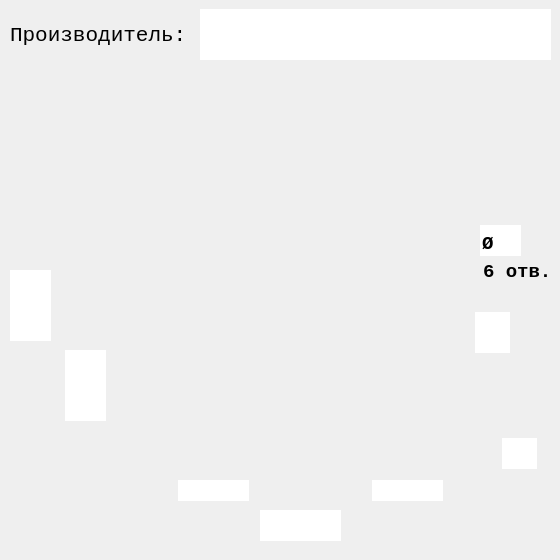
<?xml version="1.0" encoding="UTF-8"?>
<ui version="4.0">
 <class>Dialog</class>
 <widget class="QDialog" name="Dialog">
  <property name="geometry">
   <rect>
    <x>0</x>
    <y>0</y>
    <width>560</width>
    <height>560</height>
   </rect>
  </property>
  <property name="sizePolicy">
   <sizepolicy hsizetype="Fixed" vsizetype="Fixed">
    <horstretch>0</horstretch>
    <verstretch>0</verstretch>
   </sizepolicy>
  </property>
  <property name="minimumSize">
   <size>
    <width>560</width>
    <height>560</height>
   </size>
  </property>
  <property name="maximumSize">
   <size>
    <width>560</width>
    <height>560</height>
   </size>
  </property>
  <property name="windowTitle">
   <string>6 Отверстий Тип2</string>
  </property>
  <property name="windowIcon">
   <iconset>
    <normaloff>../pics/icon/Podpyatnik.ico</normaloff>../pics/icon/Podpyatnik.ico</iconset>
  </property>
  <property name="whatsThis">
   <string/>
  </property>
  <property name="accessibleDescription">
   <string/>
  </property>
  <widget class="QLabel" name="label">
   <property name="geometry">
    <rect>
     <x>0</x>
     <y>0</y>
     <width>560</width>
     <height>560</height>
    </rect>
   </property>
   <property name="sizePolicy">
    <sizepolicy hsizetype="Fixed" vsizetype="Fixed">
     <horstretch>0</horstretch>
     <verstretch>0</verstretch>
    </sizepolicy>
   </property>
   <property name="minimumSize">
    <size>
     <width>560</width>
     <height>560</height>
    </size>
   </property>
   <property name="maximumSize">
    <size>
     <width>560</width>
     <height>560</height>
    </size>
   </property>
   <property name="autoFillBackground">
    <bool>true</bool>
   </property>
   <property name="text">
    <string/>
   </property>
   <property name="pixmap">
    <pixmap>../pics/main/6-2.jpg</pixmap>
   </property>
   <property name="scaledContents">
    <bool>false</bool>
   </property>
   <property name="alignment">
    <set>Qt::AlignCenter</set>
   </property>
   <property name="margin">
    <number>0</number>
   </property>
  </widget>
  <widget class="QLineEdit" name="lineEdit">
   <property name="geometry">
    <rect>
     <x>372</x>
     <y>480</y>
     <width>71</width>
     <height>21</height>
    </rect>
   </property>
   <property name="font">
    <font>
     <family>Courier New</family>
     <pointsize>14</pointsize>
     <weight>75</weight>
     <italic>false</italic>
     <bold>true</bold>
    </font>
   </property>
   <property name="focusPolicy">
    <enum>Qt::ClickFocus</enum>
   </property>
   <property name="autoFillBackground">
    <bool>true</bool>
   </property>
   <property name="inputMethodHints">
    <set>Qt::ImhNone</set>
   </property>
   <property name="text">
    <string/>
   </property>
   <property name="maxLength">
    <number>3</number>
   </property>
   <property name="frame">
    <bool>false</bool>
   </property>
   <property name="alignment">
    <set>Qt::AlignBottom|Qt::AlignHCenter</set>
   </property>
  </widget>
  <widget class="QLineEdit" name="lineEdit_3">
   <property name="geometry">
    <rect>
     <x>480</x>
     <y>225</y>
     <width>41</width>
     <height>31</height>
    </rect>
   </property>
   <property name="font">
    <font>
     <family>Courier New</family>
     <pointsize>14</pointsize>
     <weight>75</weight>
     <italic>false</italic>
     <bold>true</bold>
    </font>
   </property>
   <property name="focusPolicy">
    <enum>Qt::ClickFocus</enum>
   </property>
   <property name="text">
    <string>Ø</string>
   </property>
   <property name="maxLength">
    <number>3</number>
   </property>
   <property name="frame">
    <bool>false</bool>
   </property>
   <property name="alignment">
    <set>Qt::AlignBottom|Qt::AlignLeading|Qt::AlignLeft</set>
   </property>
  </widget>
  <widget class="QLineEdit" name="lineEdit_4">
   <property name="geometry">
    <rect>
     <x>260</x>
     <y>510</y>
     <width>81</width>
     <height>31</height>
    </rect>
   </property>
   <property name="font">
    <font>
     <family>Courier New</family>
     <pointsize>14</pointsize>
     <weight>75</weight>
     <italic>false</italic>
     <bold>true</bold>
    </font>
   </property>
   <property name="focusPolicy">
    <enum>Qt::ClickFocus</enum>
   </property>
   <property name="text">
    <string/>
   </property>
   <property name="maxLength">
    <number>3</number>
   </property>
   <property name="frame">
    <bool>false</bool>
   </property>
   <property name="alignment">
    <set>Qt::AlignBottom|Qt::AlignHCenter</set>
   </property>
  </widget>
  <widget class="QLineEdit" name="lineEdit_5">
   <property name="geometry">
    <rect>
     <x>10</x>
     <y>270</y>
     <width>41</width>
     <height>71</height>
    </rect>
   </property>
   <property name="font">
    <font>
     <family>Courier New</family>
     <pointsize>14</pointsize>
     <weight>75</weight>
     <italic>false</italic>
     <bold>true</bold>
    </font>
   </property>
   <property name="tabletTracking">
    <bool>false</bool>
   </property>
   <property name="focusPolicy">
    <enum>Qt::ClickFocus</enum>
   </property>
   <property name="autoFillBackground">
    <bool>false</bool>
   </property>
   <property name="text">
    <string/>
   </property>
   <property name="maxLength">
    <number>3</number>
   </property>
   <property name="frame">
    <bool>false</bool>
   </property>
   <property name="alignment">
    <set>Qt::AlignRight|Qt::AlignTrailing|Qt::AlignVCenter</set>
   </property>
  </widget>
  <widget class="QLabel" name="label_2">
   <property name="geometry">
    <rect>
     <x>10</x>
     <y>10</y>
     <width>181</width>
     <height>51</height>
    </rect>
   </property>
   <property name="font">
    <font>
     <family>Courier New</family>
     <pointsize>16</pointsize>
     <weight>50</weight>
     <bold>false</bold>
    </font>
   </property>
   <property name="text">
    <string>Производитель:</string>
   </property>
  </widget>
  <widget class="QLineEdit" name="lineEdit_6">
   <property name="geometry">
    <rect>
     <x>200</x>
     <y>9</y>
     <width>351</width>
     <height>51</height>
    </rect>
   </property>
   <property name="font">
    <font>
     <family>Courier New</family>
     <pointsize>16</pointsize>
     <weight>75</weight>
     <bold>true</bold>
    </font>
   </property>
   <property name="frame">
    <bool>false</bool>
   </property>
   <property name="alignment">
    <set>Qt::AlignLeading|Qt::AlignLeft|Qt::AlignVCenter</set>
   </property>
  </widget>
  <widget class="QLabel" name="label_3">
   <property name="geometry">
    <rect>
     <x>483</x>
     <y>262</y>
     <width>71</width>
     <height>20</height>
    </rect>
   </property>
   <property name="font">
    <font>
     <family>Courier New</family>
     <pointsize>14</pointsize>
     <weight>75</weight>
     <bold>true</bold>
    </font>
   </property>
   <property name="text">
    <string>6 отв.</string>
   </property>
   <property name="alignment">
    <set>Qt::AlignLeading|Qt::AlignLeft|Qt::AlignVCenter</set>
   </property>
  </widget>
  <widget class="QLineEdit" name="lineEdit_2">
   <property name="geometry">
    <rect>
     <x>502</x>
     <y>438</y>
     <width>35</width>
     <height>31</height>
    </rect>
   </property>
   <property name="font">
    <font>
     <family>Courier New</family>
     <pointsize>14</pointsize>
     <weight>75</weight>
     <italic>false</italic>
     <bold>true</bold>
    </font>
   </property>
   <property name="focusPolicy">
    <enum>Qt::ClickFocus</enum>
   </property>
   <property name="autoFillBackground">
    <bool>true</bool>
   </property>
   <property name="inputMethodHints">
    <set>Qt::ImhNone</set>
   </property>
   <property name="text">
    <string/>
   </property>
   <property name="maxLength">
    <number>3</number>
   </property>
   <property name="frame">
    <bool>false</bool>
   </property>
   <property name="alignment">
    <set>Qt::AlignLeading|Qt::AlignLeft|Qt::AlignVCenter</set>
   </property>
  </widget>
  <widget class="QLineEdit" name="lineEdit_8">
   <property name="geometry">
    <rect>
     <x>475</x>
     <y>312</y>
     <width>35</width>
     <height>41</height>
    </rect>
   </property>
   <property name="font">
    <font>
     <family>Courier New</family>
     <pointsize>14</pointsize>
     <weight>75</weight>
     <italic>false</italic>
     <bold>true</bold>
    </font>
   </property>
   <property name="focusPolicy">
    <enum>Qt::ClickFocus</enum>
   </property>
   <property name="autoFillBackground">
    <bool>true</bool>
   </property>
   <property name="inputMethodHints">
    <set>Qt::ImhNone</set>
   </property>
   <property name="text">
    <string/>
   </property>
   <property name="maxLength">
    <number>3</number>
   </property>
   <property name="frame">
    <bool>false</bool>
   </property>
   <property name="alignment">
    <set>Qt::AlignBottom|Qt::AlignHCenter</set>
   </property>
  </widget>
  <widget class="QLineEdit" name="lineEdit_7">
   <property name="geometry">
    <rect>
     <x>178</x>
     <y>480</y>
     <width>71</width>
     <height>21</height>
    </rect>
   </property>
   <property name="font">
    <font>
     <family>Courier New</family>
     <pointsize>14</pointsize>
     <weight>75</weight>
     <italic>false</italic>
     <bold>true</bold>
    </font>
   </property>
   <property name="focusPolicy">
    <enum>Qt::ClickFocus</enum>
   </property>
   <property name="autoFillBackground">
    <bool>true</bool>
   </property>
   <property name="inputMethodHints">
    <set>Qt::ImhNone</set>
   </property>
   <property name="text">
    <string/>
   </property>
   <property name="maxLength">
    <number>3</number>
   </property>
   <property name="frame">
    <bool>false</bool>
   </property>
   <property name="alignment">
    <set>Qt::AlignBottom|Qt::AlignHCenter</set>
   </property>
  </widget>
  <widget class="QLineEdit" name="lineEdit_9">
   <property name="geometry">
    <rect>
     <x>65</x>
     <y>350</y>
     <width>41</width>
     <height>71</height>
    </rect>
   </property>
   <property name="font">
    <font>
     <family>Courier New</family>
     <pointsize>14</pointsize>
     <weight>75</weight>
     <italic>false</italic>
     <bold>true</bold>
    </font>
   </property>
   <property name="tabletTracking">
    <bool>false</bool>
   </property>
   <property name="focusPolicy">
    <enum>Qt::ClickFocus</enum>
   </property>
   <property name="autoFillBackground">
    <bool>false</bool>
   </property>
   <property name="text">
    <string/>
   </property>
   <property name="maxLength">
    <number>3</number>
   </property>
   <property name="frame">
    <bool>false</bool>
   </property>
   <property name="alignment">
    <set>Qt::AlignRight|Qt::AlignTrailing|Qt::AlignVCenter</set>
   </property>
  </widget>
 </widget>
 <resources/>
 <connections/>
</ui>
